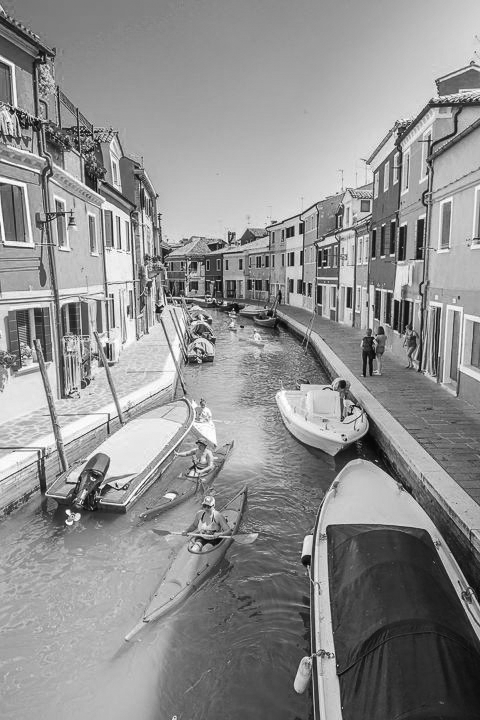
#> input picture A4/grey.bmp, 480 x 720 px
$ jupyter execute A4.ipynb
#> lines starting #> are read from the running program, lines starting #| are printed output that depends on the picture
# 第四次作业
### 姓名：张家琪
### 班级：2020211601
### 学号：2020211178

# 作业内容

## （1）在（0，1）范围内随机设定5对(x,y)值（包含(0,0)和（1，1）），并利用其构建4阶拟合多项式，绘制离散点及拟合的多项式曲线

[cell 1]
import numpy as np
import matplotlib.pyplot as plt
import math
import random

# 随机选取5对(x,y)
x=np.zeros(5)
y=np.zeros(5)
for i in range(0,x.shape[0]):
    if i==0:
        x[i]=0
    elif i==x.shape[0]-1:
        x[i]=1
    else:
        random.seed(10+i) # 选取一个适合的seed，使每次随机都一样
        x[i]=round(random.random(),3)
print(x)

for j in range(0,y.shape[0]):
    if j==0:
        y[j]=0
    elif j==y.shape[0]-1:
        y[j]=1
    else:
        random.seed(20+j) # 选取一个适合的seed，使每次随机都一样
        y[j]=round(random.random(),3)
print(y)

# 拟合四阶多项式
z=np.poly1d(np.polyfit(x, y, 4))
print(z)

# 绘制拟合曲线
fig=plt.figure()
ax=fig.add_subplot(111)
ax.set_aspect('equal')
ax.scatter(x, y, marker='.')
ax.plot(x, z(x),linestyle='-')
plt.ylim(0,1)
plt.xlim(0,1)
plt.show()
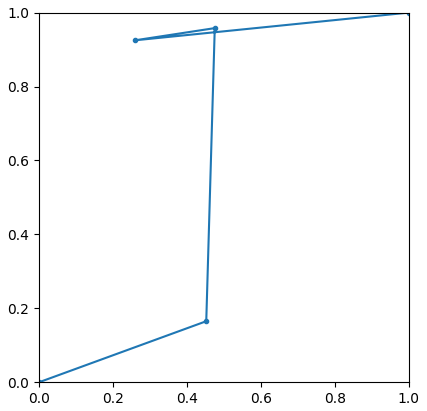
#> figure drawn by matplotlib, 1 panel

## （2）利用拟合多项式曲线作为变换函数对灰度图像进行处理，给出处理结果

[cell 2]
# 设定在量化为8bits的灰度图像上的映射
map_1=np.zeros(256)
x_map=np.linspace(0, 1, 256)
for i in np.arange(256):
    temp=z(x_map[i])
    if temp>1:
        map_1[i]=1
    elif temp<0:
        map_1[i]=0
    else:
        map_1[i]=temp
def f_1(x):
    return map_1[x]

# 输出图像
from skimage import io
img= io.imread("grey.bmp",as_gray=True)
#> img is the input picture: shape (720, 480); min 7, max 255, mean 143.3
img_map=np.frompyfunc(f_1,1,1)(img).astype(float)
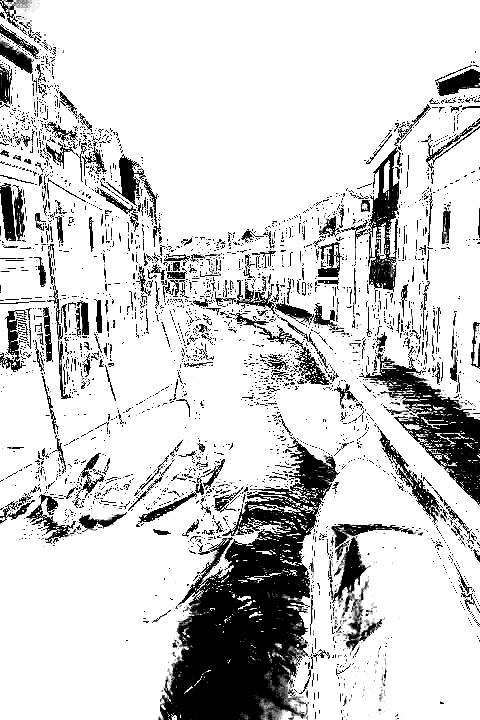
#> img_map: shape (720, 480) float64; min 0, max 1, mean 0.819
plt.subplot(121)
plt.imshow(img,plt.cm.gray)
plt.axis('off')
plt.title('Original')
plt.subplot(122)
plt.imshow(img_map,plt.cm.gray)
plt.axis('off')
plt.title('Transform')
plt.show()
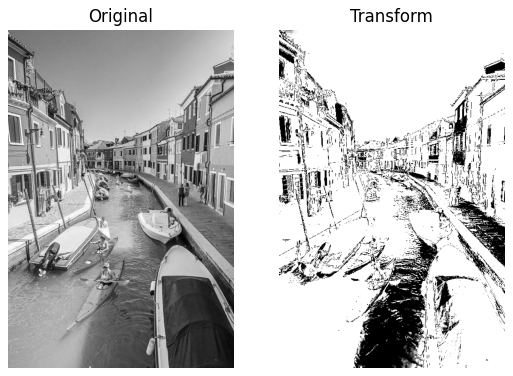
#> figure drawn by matplotlib, 2 panels

## （3）从数学角度推导多项式拟合参数计算方法

多项式回归（Polynomial regression）是一种使用最小二乘法（least squares）计算最小误差，从而达成最完美拟合的方法。
\
以一阶多项式为例，一次函数$y=mx+b$，在已知两个点的情况下，我们可以对二元一次方程求解，得出$m$和$b$。
\
可是，如果我们现在已知三个点该怎么办呢？我们可以选择简单地忽略其中一个方程，继续用二元一次方程求解，或者可以选择另一种计算方法，将所有数据点都考虑在内。
\
首先，定义一个误差函数（residual function）：
$$r(x)=\sum\limits_{i=0}^{n}[y_i-f(x_i)]^2 $$
设定回归函数为0次函数$f(x)=c_0$，三个y值代入进去，比如$y=\{10,8,11\}$：
$$r(x)=(10-c_0)^2+(8-c_0)^2+(11-c_0)^2$$
展开之后，就能得到一个二次函数，选取这个二次函数导数为0的地方，就是$r(x)$，也就是误差最小的地方，$c_0$就能求解出来。这就是最小二乘法。
\
那么，如果$f(x)$为一次函数$f(x)=mx+b$，代入三个已知点，最终$r(x)$会是一个包括两个未知数$m$和$b$的多次函数，此时只需要分别对$m$和$b$求偏导，使$m$和$b$都等于0，也能求出来误差最小的回归函数。我们还可以推广到更普遍的形式，推理过程如下：
\
对于误差函数$$
r(x)=\sum\limits_{i=0}^{n}[y_i-(mx_i+b)]^2
$$
对两个未知数求偏导得：$$
\frac{\delta r}{\delta b}=\sum\limits_{i=0}^{n}2(b+mx_i-y_i) \\
\frac{\delta r}{\delta m}=\sum\limits_{i=0}^{n}2x_i(b+mx_i-y_i)
$$
使其偏导为0，移项得到：
$$
2bn+2m\sum\limits_{i=0}^{n}x_i=2\sum\limits_{i=0}^{n}y_i \\
2b\sum\limits_{i=0}^{n}x_i+2m\sum\limits_{i=0}^{n}x_i^2=2\sum\limits_{i=0}^{n}x_iy_i
$$
写成矩阵的形式，为：
$$
\begin{bmatrix}
n & \sum\limits_{i=0}^{n}x_i \\
\sum\limits_{i=0}^{n}x_i & \sum\limits_{i=0}^{n}x_i^2
\end{bmatrix}
\begin{bmatrix}
b \\
m
\end{bmatrix}
=
\begin{bmatrix}
\sum\limits_{i=0}^{n}y_i \\
\sum\limits_{i=0}^{n}x_iy_i
\end{bmatrix}
$$
对于更高次数的多项式，可以用同样的方法推广。推广到一般形式为：对于拟合到$m$阶的多项式
$$
f(x)=c_1x+c_2x^2+\cdots+c_mx^m+c_0
$$
有$n$个已知数据点，有矩阵：
$$
\begin{bmatrix}
n & \sum\limits_{i=0}^{n}x_i & \sum\limits_{i=0}^{n}x_i^2 & \cdots & \sum\limits_{i=0}^{n}x_i^m \\
\sum\limits_{i=0}^{n}x_i & \sum\limits_{i=0}^{n}x_i^2 & \sum\limits_{i=0}^{n}x_i^3 & \cdots & \sum\limits_{i=0}^{n}x_i^{m+1} \\
\sum\limits_{i=0}^{n}x_i^2 & \sum\limits_{i=0}^{n}x_i^3 & \sum\limits_{i=0}^{n}x_i^4 & \cdots & \sum\limits_{i=0}^{n}x_i^{m+2} \\
\vdots & \vdots & \vdots & & \vdots \\
\sum\limits_{i=0}^{n}x_i^m & \sum\limits_{i=0}^{n}x_i^{m+1} & \sum\limits_{i=0}^{n}x_i^{m+2} & \cdots & \sum\limits_{i=0}^{n}x_i^{2m}
\end{bmatrix}
\begin{bmatrix}
c_0 \\
c_1 \\
c_2 \\
\vdots \\
c_m
\end{bmatrix}
=
\begin{bmatrix}
\sum\limits_{i=0}^{n}y_i \\
\sum\limits_{i=0}^{n}x_iy_i \\
\sum\limits_{i=0}^{n}x_i^2y_i \\
\vdots \\
\sum\limits_{i=0}^{n}x_i^my_i
\end{bmatrix}
$$
由此，我们就可以求任意阶多项式的回归方程了。

## （4）利用Numpy线性代数工具箱求解多项式系数，与Numpy的polyfit函数的计算结果进行对比，看看两者是否一致。

[cell 3]
# 对已求出的四阶拟合多项式进行手动求解
# 先求左侧的矩阵
matrix_1=np.zeros(25).reshape(5,5)
for i in range(0,matrix_1.shape[0]):
    for j in range(0,matrix_1.shape[1]):
        for k in x:
            matrix_1[i][j]+=pow(k,j+i)

[cell 4]
matrix_1

[cell 5]
# 求右侧的矩阵
matrix_2=np.zeros(5)
for i in range(0,matrix_2.shape[0]):
    for j in range(0,5):
        matrix_2[i]+=pow(x[j],i)*y[j]

[cell 6]
matrix_2.reshape(1,5)

[cell 7]
# 计算多项式系数矩阵
from numpy.linalg import inv
c_matrix=np.matmul(inv(matrix_1),matrix_2)
for i in range(0,c_matrix.shape[0]):
    c_matrix[i]=round(c_matrix[i],2)
